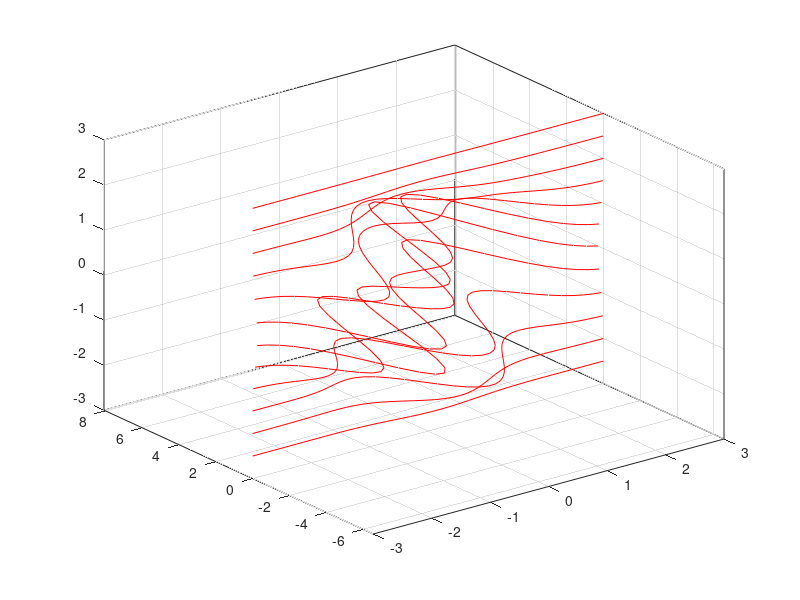

Write the MATLAB code that produced this figure.
function result = test_contour_015
result = false;
a = figure;
h = gca;
[Z,x,y] = peaks;
contour3(h,x,y,Z,[-3:.5:3],'r-');
drawnow;
close(a);
result = true;
